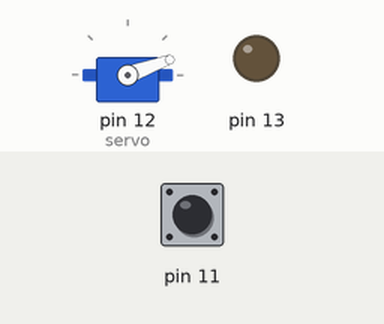
Bench run of a sketch on a simulated Arduino Uno, built with avr-gcc and run on an emulated ATmega328P. Shown: servo, output pins drawn as LEDs (lit = HIGH). The inputs (shaded band) are chosen by the test bench; at power-on: pin 11 HIGH.

Above: at 0.4 s.
Timing chart, 0 to 1.9 s (numbered marks = the images above):
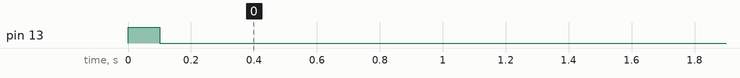

The sketch:

SkywalkerSwitch.ino
```cpp
#include <Servo.h>

Servo servo;

void setup() {
  pinMode(13, OUTPUT);
  pinMode(11, INPUT);
  digitalWrite(11, HIGH);
  servo.attach(12);

  servo.write(20);
  digitalWrite(13, HIGH);
  delay(100);
  digitalWrite(13, LOW);

  while(digitalRead(11) == LOW);
}


void loop() {
  while(digitalRead(11) == LOW)
  {
    servo.detach();
    digitalWrite(12, digitalRead(10));
  }
  servo.attach(12);
  servo.write(20);
}
```
